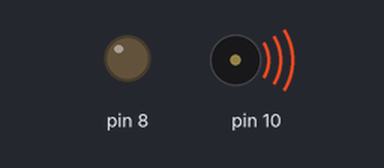
A sketch run on a simulated Arduino Uno, built with avr-gcc and run on an emulated ATmega328P. On the bench: output pins drawn as LEDs (lit = HIGH), buzzer (waves = sounding).

Above: at 0.15 s.
At 6.6 s:
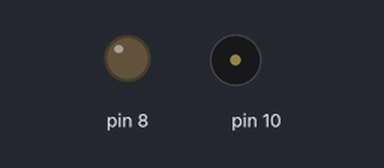
Timing chart, 0 to 8.1 s (numbered marks = the images above):
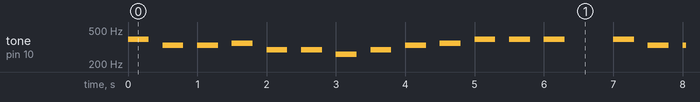

The sketch:

analogled.ino
```cpp
int Do = 261;
int le = 294;
int mi = 330;
int pa = 350;
int sol = 392;
int la = 440;
int si = 493;
int ddo = 524;
void setup() {

  pinMode(8,OUTPUT);
  pinMode(10,OUTPUT);
  digitalWrite(8,LOW);

}
int a[]={sol,mi,mi,pa,le,le,Do,le,mi,pa,sol,sol,sol,0};
int i;
void loop() {
  // put your main code here, to run repeatedly:
  for(i=0;i<sizeof(a)/sizeof(a[0]);i++){
    tone(10,a[i],300);
    delay(500);
  }


}
```

Measured:
- by itself, tone on pin 10: plays 392 Hz for 0.30 s, 330 Hz for 0.30 s, 330 Hz for 0.30 s, 350 Hz for 0.30 s, 294 Hz for 0.30 s, 294 Hz for 0.30 s … (242 notes in this stretch)
